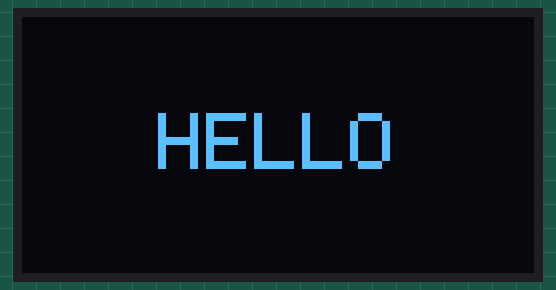
Simulated run of this sketch. Board: ESP32. On the bench: 128×64 one-colour display. What the sketch prints to the serial monitor is not drawn.

Above: at 0.1 s.

The sketch:

t6_mirror_center.ino
```cpp
// Test 6 — mirrored text in the centre of the OLED (HUD reflection view).
// Needs libraries: Adafruit SSD1306 + Adafruit GFX (Library Manager).
// Pass: TEXT sits in the middle of the screen, back-to-front on the OLED,
// and reads normally when you look at it in a mirror / through the acrylic.
// MIRROR_X flips left/right, FLIP_Y flips upside down (try both in Step 12).

#include <Wire.h>
#include <Adafruit_GFX.h>
#include <Adafruit_SSD1306.h>

#define MIRROR_X 0
#define FLIP_Y   0

const char *TEXT = "HELLO";
const uint8_t TEXT_SIZE = 2;      // 1 = small, 2 = medium, 3 = big (HELLO fits up to 4)

const int SDA_PIN = 8;
const int SCL_PIN = 9;
const uint8_t OLED_ADDR = 0x3C;   // change to 0x3D if Test 2 found 0x3D

Adafruit_SSD1306 display(128, 64, &Wire, -1);

void setup() {
  Serial.begin(115200);
  Wire.begin(SDA_PIN, SCL_PIN);
  if (!display.begin(SSD1306_SWITCHCAPVCC, OLED_ADDR)) {
    Serial.println("OLED init failed");
    while (true) delay(1000);
  }
  if (MIRROR_X) {
    display.ssd1306_command(0xA0);   // segment remap off -> flips left/right
  }
  if (FLIP_Y) {
    display.ssd1306_command(0xC0);   // COM scan normal -> flips upside down
  }

  // Centre: measure the text, then start at (screen - text) / 2.
  int16_t x1, y1;
  uint16_t w, h;
  display.clearDisplay();
  display.setTextColor(SSD1306_WHITE);
  display.setTextSize(TEXT_SIZE);
  display.getTextBounds(TEXT, 0, 0, &x1, &y1, &w, &h);
  display.setCursor((display.width() - w) / 2, (display.height() - h) / 2);
  display.print(TEXT);
  display.display();
  Serial.printf("'%s' %ux%u px, mirror_x=%d flip_y=%d\n", TEXT, w, h, MIRROR_X, FLIP_Y);
}

void loop() {}
```
